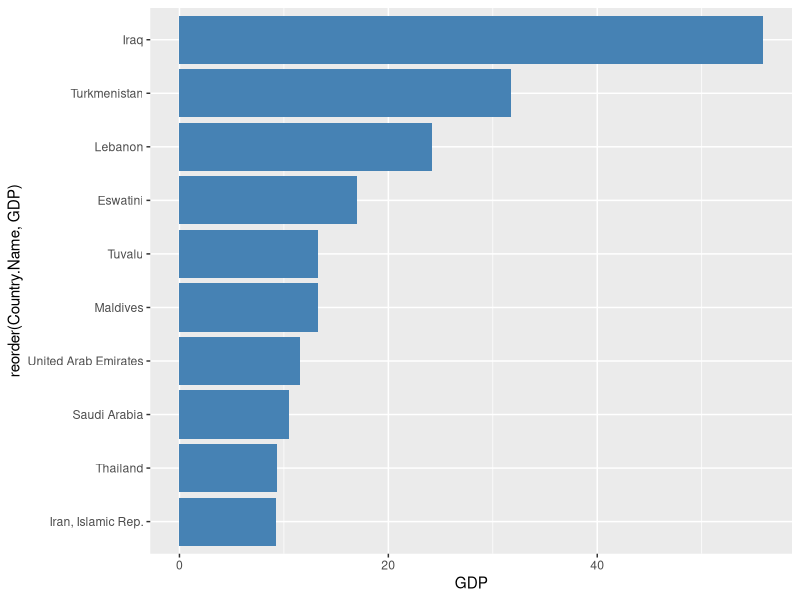
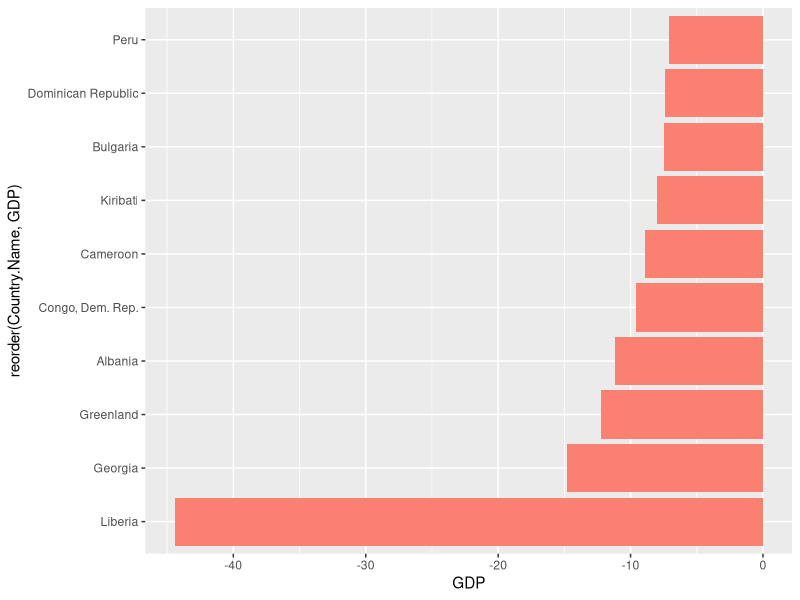
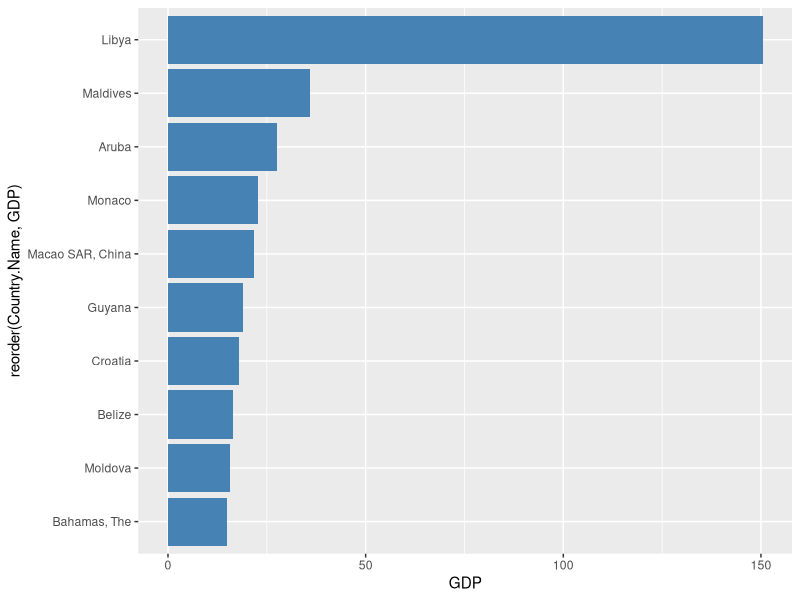
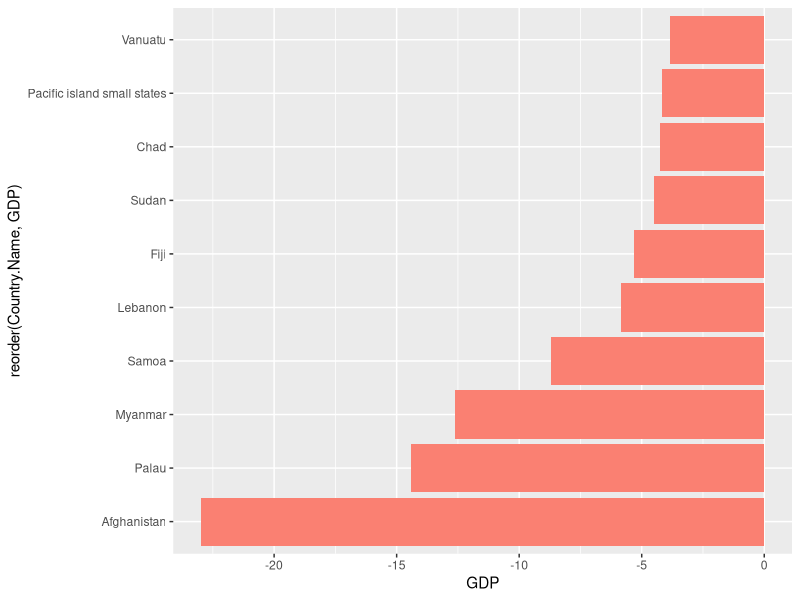

Write the R code that produced these figures, in order.
GDP <- read.csv("data/yearGDPgrowth.csv")

library(ggplot2)
library(dplyr)
library(tidyr)

# Convert to long format
colnames(GDP) <- gsub("^X", "", colnames(GDP))
GDP <- GDP %>%
  pivot_longer(cols = matches("^[0-9]{4}$"), names_to = "Year", values_to = "GDP") %>%
  mutate(Year = as.integer(Year), GDP = as.numeric(GDP)) %>%
  filter(!is.na(GDP))

# 1990 vs 2021 top/bottom 10
GDP1990 <- GDP %>% filter(Year == 1990)
GDP2021 <- GDP %>% filter(Year == 2021)

top10_1990 <- GDP1990 %>% arrange(desc(GDP)) %>% head(10)
low10_1990 <- GDP1990 %>% arrange(GDP) %>% head(10)

top10_2021 <- GDP2021 %>% arrange(desc(GDP)) %>% head(10)
low10_2021 <- GDP2021 %>% arrange(GDP) %>% head(10)

# Plots
ggplot(top10_1990, aes(x = reorder(Country.Name, GDP), y = GDP)) +
  geom_bar(stat = "identity", fill = "steelblue") + coord_flip()

ggplot(low10_1990, aes(x = reorder(Country.Name, GDP), y = GDP)) +
  geom_bar(stat = "identity", fill = "salmon") + coord_flip()

ggplot(top10_2021, aes(x = reorder(Country.Name, GDP), y = GDP)) +
  geom_bar(stat = "identity", fill = "steelblue") + coord_flip()

ggplot(low10_2021, aes(x = reorder(Country.Name, GDP), y = GDP)) +
  geom_bar(stat = "identity", fill = "salmon") + coord_flip()
